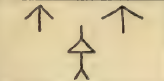
#> input picture squares/1/sumerian.png, 164 x 81 px, found by its file name
$ python try.py
#> lines starting #> are read from the running program, lines starting #| are printed output that depends on the picture
import cv2
import numpy as np

# def align_and_compare_images(image_path_sumerian, image_path_chinese):
#     # Load images in grayscale
#     image_sumerian = cv2.imread(image_path_sumerian, cv2.IMREAD_GRAYSCALE)
#     image_chinese = cv2.imread(image_path_chinese, cv2.IMREAD_GRAYSCALE)

#     # Initialize SIFT detector
#     sift = cv2.SIFT_create()

#     # Detect keypoints and compute descriptors
#     keypoints_sumerian, descriptors_sumerian = sift.detectAndCompute(image_sumerian, None)
#     keypoints_chinese, descriptors_chinese = sift.detectAndCompute(image_chinese, None)

#     # Set up FLANN parameters and match descriptors
#     index_params = dict(algorithm=1, trees=5)
#     search_params = dict(checks=50)
#     flann = cv2.FlannBasedMatcher(index_params, search_params)

#     matches = flann.knnMatch(descriptors_sumerian, descriptors_chinese, k=2)


#     # # Filter matches using Lowe's ratio test
#     good_matches = [m for m,n in matches if m.distance < 0.7 * n.distance]

#     print(len(good_matches))

#     # src_pts = np.float32([keypoints_sumerian[m.queryIdx].pt for m in good_matches]).reshape(-1, 1, 2)
#     # dst_pts = np.float32([keypoints_chinese[m.trainIdx].pt for m in good_matches]).reshape(-1, 1, 2)

#     # # Compute homography matrix using RANSAC
#     # M, mask = cv2.findHomography(src_pts, dst_pts, cv2.RANSAC)

#     # # Calculate mean Euclidean distance of good matches
#     # distances = [m.distance for m in good_matches]
#     # mean_distance = np.mean(distances)

#     # print(f'Mean Euclidean Distance: {mean_distance:.2f}')

#     # return M  # Return the homography matrix if needed for further processing

# Load the images

def align_and_compare_images(img1, img2):
#> called with img1 = 'sumerian.png', img2 = 'chinese.png'
    img1 = cv2.imread(img1)
#> img1 is the input picture: shape (81, 164, 3); mean B, G, R 160, 201.6, 218.1
    img2 = cv2.imread(img2)
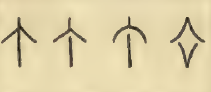
#> input picture squares/1/chinese.png, 211 x 92 px, found by its file name
#> img2 is the input picture: shape (92, 211, 3); mean B, G, R 168.3, 209.1, 222.7

    # Convert to grayscale
    gray1 = cv2.cvtColor(img1, cv2.COLOR_BGR2GRAY)
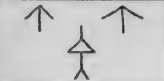
#> gray1: shape (81, 164); min 22, max 220, mean 201.8
    gray2 = cv2.cvtColor(img2, cv2.COLOR_BGR2GRAY)
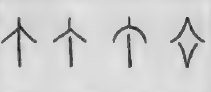
#> gray2: shape (92, 211); min 21, max 227, mean 208.4

    # Initialize SIFT detector
    sift = cv2.SIFT_create()

    # Find keypoints and descriptors with SIFT
    keypoints1, descriptors1 = sift.detectAndCompute(gray1, None)
#> keypoints1 = 49 keypoints; strongest (x, y, size): (123, 31, 2), (122, 7, 3.1), (92, 51, 3.1), (81, 65, 2.4)
    keypoints2, descriptors2 = sift.detectAndCompute(gray2, None)
#> keypoints2 = 104 keypoints; strongest (x, y, size): (187, 19, 3.3), (130, 64, 3.4), (191, 28, 2.4), (129, 18, 1.9)

    # Create a BFMatcher object
    bf = cv2.BFMatcher(cv2.NORM_L2, crossCheck=True)

    # Match descriptors
    matches = bf.match(descriptors1, descriptors2)
#> matches = 25 matches

    # Sort them in ascending order of distance
    matches = sorted(matches, key=lambda x: x.distance)

    # Draw the matches
    img_matches = cv2.drawMatches(img1, keypoints1, img2, keypoints2, matches[:10], None, flags=cv2.DrawMatchesFlags_NOT_DRAW_SINGLE_POINTS)
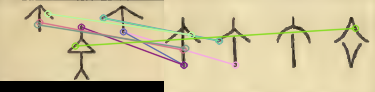
#> img_matches: shape (92, 375, 3); mean B, G, R 154.7, 194, 206.3

    # Display the result
    cv2.imshow('Matches', img_matches)
    cv2.waitKey(0)
    cv2.destroyAllWindows()

    # Calculate similarity score
    good_matches = [m for m in matches if m.distance < 50]  # Adjust threshold as needed
#> good_matches = []
    similarity_score = len(good_matches) / len(matches) if matches else 0
#> similarity_score = 0
    print(f'Similarity Score: {similarity_score:.2f}')
#| Similarity Score: 0.00


# Example usage with paths to your images
align_and_compare_images('sumerian.png', 'chinese.png')
